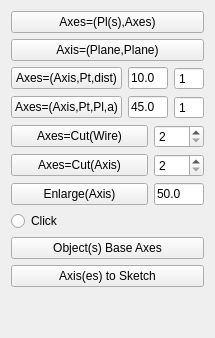
             <widget class="QWidget" name="Axis_Tab2">
              <attribute name="icon">
               <iconset>
                <normaloff>../../../../../../../../home/laurent/Documents/03_Plans/Python/Icons/WF_axis.svg</normaloff>../../../../../../../../home/laurent/Documents/03_Plans/Python/Icons/WF_axis.svg</iconset>
              </attribute>
              <attribute name="title">
               <string>Axis 2/2</string>
              </attribute>
              <layout class="QGridLayout" name="gridLayout_33">
               <item row="0" column="0">
                <widget class="QPushButton" name="button_line_plane_axis">
                 <property name="toolTip">
                  <string>Axes=(Pl(s),Axes):
Create projection(s) of Axes onto Plane(s).
- First select one (or several) Line(s)
- Second select one or several) Plane(s)
- Then push this button</string>
                 </property>
                 <property name="text">
                  <string>Axes=(Pl(s),Axes)</string>
                 </property>
                 <property name="icon">
                  <iconset>
                   <normaloff>../../../../../../../../home/laurent/Documents/03_Plans/Python/Icons/WF_linePlaneAxis.svg</normaloff>../../../../../../../../home/laurent/Documents/03_Plans/Python/Icons/WF_linePlaneAxis.svg</iconset>
                 </property>
                 <property name="iconSize">
                  <size>
                   <width>32</width>
                   <height>32</height>
                  </size>
                 </property>
                </widget>
               </item>
               <item row="1" column="0">
                <widget class="QPushButton" name="button_twoplanes_axis">
                 <property name="toolTip">
                  <string>Create an Axis by intersect of 2 Planes.</string>
                 </property>
                 <property name="text">
                  <string>Axis=(Plane,Plane)</string>
                 </property>
                 <property name="icon">
                  <iconset>
                   <normaloff>../../../../../../../../home/laurent/Documents/03_Plans/Python/Icons/WF_2PlanesAxis.svg</normaloff>../../../../../../../../home/laurent/Documents/03_Plans/Python/Icons/WF_2PlanesAxis.svg</iconset>
                 </property>
                 <property name="iconSize">
                  <size>
                   <width>32</width>
                   <height>32</height>
                  </size>
                 </property>
                </widget>
               </item>
               <item row="2" column="0">
                <layout class="QHBoxLayout" name="horizontalLayout_29">
                 <item>
                  <widget class="QPushButton" name="button_distLine">
                   <property name="toolTip">
                    <string>Axes=(Axis,Pt,dist):
Create an Axis parallel to a given Axis, Point at a given distance.
The Axis is created along the Plane defined by the given Axis and Point.
- First select an Axis (or several Axes) and a Point
(you can also select several points to define different Planes)
- Second push this button

NB: 
 - The distance to the Axis created can be defined first.
Positive number in one direction and negative in the other one.
The second number indicates the number of Axes to create.
With option &quot;Object copy&quot; in &quot;Ori. Pref.&quot;  TAB
  - If an Edge of a Cube is selected the Cube is duplicate with the corresponding
Edge at the defined distance from the original.
Several Edges of the cube can be selected.
</string>
                   </property>
                   <property name="text">
                    <string>Axes=(Axis,Pt,dist)</string>
                   </property>
                   <property name="icon">
                    <iconset>
                     <normaloff>../../../../../../../../home/laurent/Documents/03_Plans/Python/Icons/WF_distAxisAxis.svg</normaloff>../../../../../../../../home/laurent/Documents/03_Plans/Python/Icons/WF_distAxisAxis.svg</iconset>
                   </property>
                   <property name="iconSize">
                    <size>
                     <width>32</width>
                     <height>32</height>
                    </size>
                   </property>
                  </widget>
                 </item>
                 <item>
                  <widget class="QLineEdit" name="dist_line">
                   <property name="sizePolicy">
                    <sizepolicy hsizetype="MinimumExpanding" vsizetype="Fixed">
                     <horstretch>0</horstretch>
                     <verstretch>0</verstretch>
                    </sizepolicy>
                   </property>
                   <property name="minimumSize">
                    <size>
                     <width>40</width>
                     <height>0</height>
                    </size>
                   </property>
                   <property name="maximumSize">
                    <size>
                     <width>40</width>
                     <height>16777215</height>
                    </size>
                   </property>
                   <property name="toolTip">
                    <string>Distance to the new Axis.
Can be negative for the reverse direction!</string>
                   </property>
                   <property name="text">
                    <string>10.0</string>
                   </property>
                  </widget>
                 </item>
                 <item>
                  <widget class="QSpinBox" name="spin_dist_line">
                   <property name="minimumSize">
                    <size>
                     <width>30</width>
                     <height>0</height>
                    </size>
                   </property>
                   <property name="maximumSize">
                    <size>
                     <width>30</width>
                     <height>16777215</height>
                    </size>
                   </property>
                   <property name="toolTip">
                    <string>The number of copies  (Max 100).</string>
                   </property>
                   <property name="buttonSymbols">
                    <enum>QAbstractSpinBox::NoButtons</enum>
                   </property>
                   <property name="keyboardTracking">
                    <bool>false</bool>
                   </property>
                   <property name="minimum">
                    <number>1</number>
                   </property>
                   <property name="maximum">
                    <number>100</number>
                   </property>
                   <property name="singleStep">
                    <number>1</number>
                   </property>
                   <property name="value">
                    <number>1</number>
                   </property>
                  </widget>
                 </item>
                </layout>
               </item>
               <item row="3" column="0">
                <layout class="QHBoxLayout" name="horizontalLayout_31">
                 <item>
                  <widget class="QPushButton" name="button_angleLine">
                   <property name="toolTip">
                    <string>Axes=(Axis,Pt,Pl,a):
Create an Axis with an Angle to a origin Axis.
- First select an Axis to rotate, then a Plane and a rotation Point
- Second push this button
or
- First select an Axis to rotate, then a rotation Axis and a rotation Point
- Second push this button

NB:
The Axis is created by rotation using :
  The Normal of the selected Plane as rotation Axis 
and selected Point as rotation Point. 
or
  The second selected Axis as rotation Axis 
and selected Point as rotation Point. 

 - The angle (in degrees) of rotation can be defined first.
Positive number in one direction and negative in the other one.
 - The second number indicates the number of Axes to create.

</string>
                   </property>
                   <property name="text">
                    <string>Axes=(Axis,Pt,Pl,a)</string>
                   </property>
                   <property name="icon">
                    <iconset>
                     <normaloff>../../../../../../../../home/laurent/Documents/03_Plans/Python/Icons/WF_angleAxisAxis.svg</normaloff>../../../../../../../../home/laurent/Documents/03_Plans/Python/Icons/WF_angleAxisAxis.svg</iconset>
                   </property>
                   <property name="iconSize">
                    <size>
                     <width>32</width>
                     <height>32</height>
                    </size>
                   </property>
                  </widget>
                 </item>
                 <item>
                  <widget class="QLineEdit" name="angle_line">
                   <property name="sizePolicy">
                    <sizepolicy hsizetype="MinimumExpanding" vsizetype="Fixed">
                     <horstretch>0</horstretch>
                     <verstretch>0</verstretch>
                    </sizepolicy>
                   </property>
                   <property name="minimumSize">
                    <size>
                     <width>40</width>
                     <height>0</height>
                    </size>
                   </property>
                   <property name="maximumSize">
                    <size>
                     <width>40</width>
                     <height>16777215</height>
                    </size>
                   </property>
                   <property name="toolTip">
                    <string>Angle to the new Axis.
Can be negative for the reverse direction!
(in degrees)</string>
                   </property>
                   <property name="text">
                    <string>45.0</string>
                   </property>
                  </widget>
                 </item>
                 <item>
                  <widget class="QSpinBox" name="spin_angle_line">
                   <property name="minimumSize">
                    <size>
                     <width>30</width>
                     <height>0</height>
                    </size>
                   </property>
                   <property name="maximumSize">
                    <size>
                     <width>30</width>
                     <height>16777215</height>
                    </size>
                   </property>
                   <property name="toolTip">
                    <string>The number of copies (Max 100).</string>
                   </property>
                   <property name="buttonSymbols">
                    <enum>QAbstractSpinBox::NoButtons</enum>
                   </property>
                   <property name="keyboardTracking">
                    <bool>false</bool>
                   </property>
                   <property name="minimum">
                    <number>1</number>
                   </property>
                   <property name="maximum">
                    <number>100</number>
                   </property>
                   <property name="singleStep">
                    <number>1</number>
                   </property>
                   <property name="value">
                    <number>1</number>
                   </property>
                  </widget>
                 </item>
                </layout>
               </item>
               <item row="4" column="0">
                <layout class="QHBoxLayout" name="horizontalLayout_26">
                 <item>
                  <widget class="QPushButton" name="button_cut_wire_axis">
                   <property name="maximumSize">
                    <size>
                     <width>16777215</width>
                     <height>16777215</height>
                    </size>
                   </property>
                   <property name="toolTip">
                    <string>Create Axes by Partition:
Cut the selected wire(s) in 2(n) parts and create 2(n) Axes with function discretize.
The number indicates in how many parts to cut.
Wires can be:
	Line
	Circle
	Arc
	Ellipse
An object must also be seleted but before any Wire to cut all his Edges!
NB: You can change the successive lines to be bicolor (red and white)  
in &quot;Ori. Pref.&quot;  TAB	
</string>
                   </property>
                   <property name="text">
                    <string>Axes=Cut(Wire)</string>
                   </property>
                   <property name="icon">
                    <iconset>
                     <normaloff>../../../../../../../../home/laurent/Documents/03_Plans/Python/Icons/WF_cutWireAxes.svg</normaloff>../../../../../../../../home/laurent/Documents/03_Plans/Python/Icons/WF_cutWireAxes.svg</iconset>
                   </property>
                   <property name="iconSize">
                    <size>
                     <width>32</width>
                     <height>32</height>
                    </size>
                   </property>
                  </widget>
                 </item>
                 <item>
                  <widget class="QSpinBox" name="spin_wire_cut_axis">
                   <property name="minimumSize">
                    <size>
                     <width>40</width>
                     <height>0</height>
                    </size>
                   </property>
                   <property name="maximumSize">
                    <size>
                     <width>50</width>
                     <height>16777215</height>
                    </size>
                   </property>
                   <property name="toolTip">
                    <string>The number indicates in how many parts the selected Line will be cut  (Max 100).</string>
                   </property>
                   <property name="minimum">
                    <number>2</number>
                   </property>
                   <property name="maximum">
                    <number>100</number>
                   </property>
                   <property name="singleStep">
                    <number>1</number>
                   </property>
                  </widget>
                 </item>
                </layout>
               </item>
               <item row="5" column="0">
                <layout class="QHBoxLayout" name="horizontalLayout_21">
                 <item>
                  <widget class="QPushButton" name="button_cut_axis">
                   <property name="maximumSize">
                    <size>
                     <width>16777215</width>
                     <height>16777215</height>
                    </size>
                   </property>
                   <property name="toolTip">
                    <string>Create Axes:
Cut the selected Line in 2(n) parts and create 2(n) Axes.
The number indicates in how many parts to cut.

NB: You can change the successive lines to be bicolor (red and white)  
in &quot;Ori. Pref.&quot;  TAB</string>
                   </property>
                   <property name="text">
                    <string>Axes=Cut(Axis)</string>
                   </property>
                   <property name="icon">
                    <iconset>
                     <normaloff>../../../../../../../../home/laurent/Documents/03_Plans/Python/Icons/WF_cutAxis.svg</normaloff>../../../../../../../../home/laurent/Documents/03_Plans/Python/Icons/WF_cutAxis.svg</iconset>
                   </property>
                   <property name="iconSize">
                    <size>
                     <width>32</width>
                     <height>32</height>
                    </size>
                   </property>
                  </widget>
                 </item>
                 <item>
                  <widget class="QSpinBox" name="spin_axis_cut">
                   <property name="minimumSize">
                    <size>
                     <width>40</width>
                     <height>0</height>
                    </size>
                   </property>
                   <property name="maximumSize">
                    <size>
                     <width>50</width>
                     <height>16777215</height>
                    </size>
                   </property>
                   <property name="toolTip">
                    <string>The number indicates in how many parts the selected Line will be cut  (Max 100).</string>
                   </property>
                   <property name="minimum">
                    <number>2</number>
                   </property>
                   <property name="maximum">
                    <number>100</number>
                   </property>
                   <property name="singleStep">
                    <number>1</number>
                   </property>
                  </widget>
                 </item>
                </layout>
               </item>
               <item row="6" column="0">
                <layout class="QHBoxLayout" name="horizontalLayout_22">
                 <item>
                  <widget class="QPushButton" name="button_extension_axis">
                   <property name="sizePolicy">
                    <sizepolicy hsizetype="Expanding" vsizetype="Fixed">
                     <horstretch>0</horstretch>
                     <verstretch>0</verstretch>
                    </sizepolicy>
                   </property>
                   <property name="toolTip">
                    <string>Enlarge(Axis):
Extend an Axis at two extrema.
- First select an Axis (or several Axes) 
- Second push this button

NB: 
 - The percentage of  the extension can be defined first.</string>
                   </property>
                   <property name="text">
                    <string>Enlarge(Axis)</string>
                   </property>
                   <property name="icon">
                    <iconset>
                     <normaloff>../../../../../../../../home/laurent/Documents/03_Plans/Python/Icons/WF_enlargeLine.svg</normaloff>../../../../../../../../home/laurent/Documents/03_Plans/Python/Icons/WF_enlargeLine.svg</iconset>
                   </property>
                   <property name="iconSize">
                    <size>
                     <width>32</width>
                     <height>32</height>
                    </size>
                   </property>
                  </widget>
                 </item>
                 <item>
                  <widget class="QLineEdit" name="extension_axis">
                   <property name="sizePolicy">
                    <sizepolicy hsizetype="MinimumExpanding" vsizetype="Fixed">
                     <horstretch>0</horstretch>
                     <verstretch>0</verstretch>
                    </sizepolicy>
                   </property>
                   <property name="minimumSize">
                    <size>
                     <width>40</width>
                     <height>0</height>
                    </size>
                   </property>
                   <property name="maximumSize">
                    <size>
                     <width>50</width>
                     <height>16777215</height>
                    </size>
                   </property>
                   <property name="toolTip">
                    <string>Extension of the Line in  percentage.</string>
                   </property>
                   <property name="text">
                    <string>50.0</string>
                   </property>
                  </widget>
                 </item>
                </layout>
               </item>
               <item row="7" column="0">
                <widget class="QRadioButton" name="button_click_for_axis">
                 <property name="toolTip">
                  <string>Create a set of Lines on a Plane perpendicular to the view at location of 2 mouse clicks.
- Click first on the Button then at least twice click on the View (with no object in background).
- Click first on the Button then at least twice click on the View (with an object in background), it will attach the lines to the surface of the object.</string>
                 </property>
                 <property name="text">
                  <string>Click</string>
                 </property>
                 <property name="icon">
                  <iconset>
                   <normaloff>../../../../../../../../home/laurent/Documents/03_Plans/Python/Icons/WF_clickLine.svg</normaloff>../../../../../../../../home/laurent/Documents/03_Plans/Python/Icons/WF_clickLine.svg</iconset>
                 </property>
                 <property name="iconSize">
                  <size>
                   <width>32</width>
                   <height>32</height>
                  </size>
                 </property>
                </widget>
               </item>
               <item row="8" column="0">
                <widget class="QPushButton" name="button_object_base_axes">
                 <property name="toolTip">
                  <string>Create 3 Axes at Base location of all selected Object(s).</string>
                 </property>
                 <property name="text">
                  <string>Object(s) Base Axes</string>
                 </property>
                 <property name="icon">
                  <iconset>
                   <normaloff>../../../../../../../../home/laurent/Documents/03_Plans/Python/Icons/WF_baseObjectsAxes.svg</normaloff>../../../../../../../../home/laurent/Documents/03_Plans/Python/Icons/WF_baseObjectsAxes.svg</iconset>
                 </property>
                 <property name="iconSize">
                  <size>
                   <width>32</width>
                   <height>32</height>
                  </size>
                 </property>
                </widget>
               </item>
               <item row="9" column="0">
                <widget class="QPushButton" name="button_line_to_sketch">
                 <property name="toolTip">
                  <string>Transform Line(s) in Sketch's Line(s) by projection onto the Sketch's Plane:
- First select an existing Skecth;
- Select as much as Lines needed;
Then click on this button.</string>
                 </property>
                 <property name="text">
                  <string>Axis(es) to Sketch</string>
                 </property>
                 <property name="icon">
                  <iconset>
                   <normaloff>../../../../../../../../home/laurent/Documents/03_Plans/Python/Icons/WF_2Sketch.svg</normaloff>../../../../../../../../home/laurent/Documents/03_Plans/Python/Icons/WF_2Sketch.svg</iconset>
                 </property>
                 <property name="iconSize">
                  <size>
                   <width>32</width>
                   <height>32</height>
                  </size>
                 </property>
                </widget>
               </item>
               <item row="10" column="0">
                <spacer name="verticalSpacer_13">
                 <property name="orientation">
                  <enum>Qt::Vertical</enum>
                 </property>
                 <property name="sizeHint" stdset="0">
                  <size>
                   <width>20</width>
                   <height>40</height>
                  </size>
                 </property>
                </spacer>
               </item>
              </layout>
             </widget>
